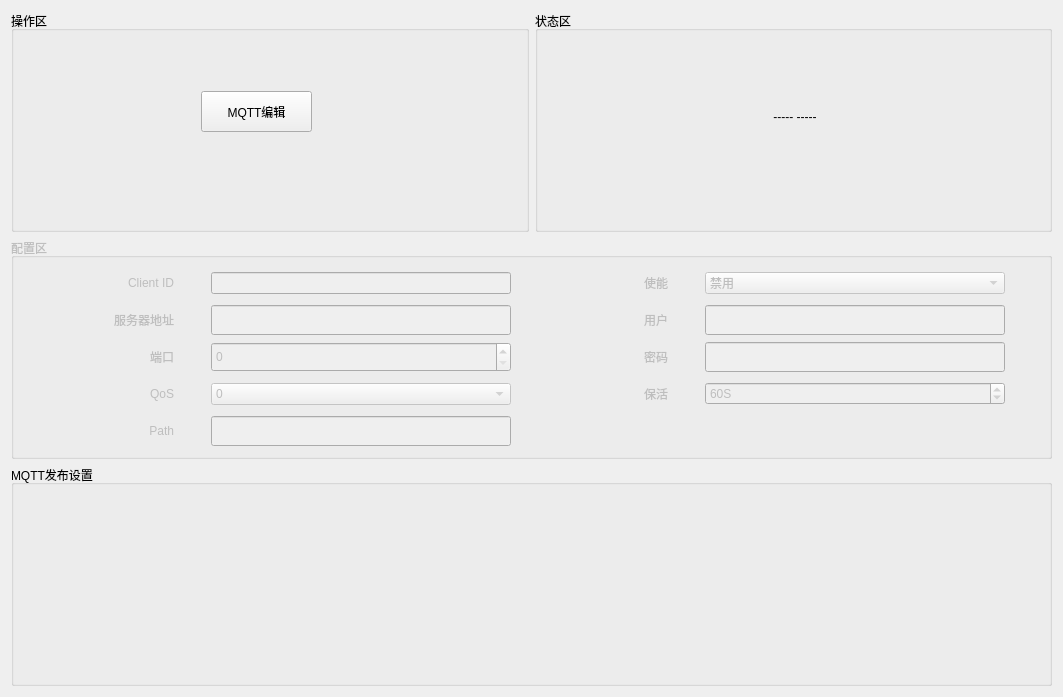
<?xml version="1.0" encoding="UTF-8"?>
<ui version="4.0">
 <class>Gui_MqttWid</class>
 <widget class="QWidget" name="Gui_MqttWid">
  <property name="geometry">
   <rect>
    <x>0</x>
    <y>0</y>
    <width>1063</width>
    <height>697</height>
   </rect>
  </property>
  <property name="windowTitle">
   <string>Form</string>
  </property>
  <layout class="QGridLayout" name="gridLayout_2">
   <item row="0" column="0">
    <widget class="QGroupBox" name="groupBox_1">
     <property name="title">
      <string>操作区</string>
     </property>
     <widget class="QPushButton" name="mqttEditBtn">
      <property name="geometry">
       <rect>
        <x>190</x>
        <y>80</y>
        <width>111</width>
        <height>41</height>
       </rect>
      </property>
      <property name="text">
       <string>MQTT编辑</string>
      </property>
     </widget>
    </widget>
   </item>
   <item row="0" column="1">
    <widget class="QGroupBox" name="groupBox_3">
     <property name="title">
      <string>状态区</string>
     </property>
     <widget class="QLabel" name="statusLab">
      <property name="geometry">
       <rect>
        <x>160</x>
        <y>40</y>
        <width>200</width>
        <height>131</height>
       </rect>
      </property>
      <property name="maximumSize">
       <size>
        <width>200</width>
        <height>16777215</height>
       </size>
      </property>
      <property name="text">
       <string>----- -----</string>
      </property>
      <property name="alignment">
       <set>Qt::AlignCenter</set>
      </property>
     </widget>
    </widget>
   </item>
   <item row="1" column="0" colspan="2">
    <widget class="QGroupBox" name="groupBox">
     <property name="enabled">
      <bool>false</bool>
     </property>
     <property name="title">
      <string>配置区</string>
     </property>
     <layout class="QGridLayout" name="gridLayout">
      <item row="0" column="0">
       <widget class="QLabel" name="label">
        <property name="minimumSize">
         <size>
          <width>60</width>
          <height>30</height>
         </size>
        </property>
        <property name="maximumSize">
         <size>
          <width>120</width>
          <height>16777215</height>
         </size>
        </property>
        <property name="text">
         <string>Client ID</string>
        </property>
        <property name="alignment">
         <set>Qt::AlignRight|Qt::AlignTrailing|Qt::AlignVCenter</set>
        </property>
       </widget>
      </item>
      <item row="0" column="1">
       <widget class="QLineEdit" name="idEdit">
        <property name="maximumSize">
         <size>
          <width>300</width>
          <height>16777215</height>
         </size>
        </property>
       </widget>
      </item>
      <item row="0" column="2">
       <widget class="QLabel" name="label_8">
        <property name="minimumSize">
         <size>
          <width>50</width>
          <height>30</height>
         </size>
        </property>
        <property name="maximumSize">
         <size>
          <width>120</width>
          <height>16777215</height>
         </size>
        </property>
        <property name="text">
         <string>使能</string>
        </property>
        <property name="alignment">
         <set>Qt::AlignRight|Qt::AlignTrailing|Qt::AlignVCenter</set>
        </property>
       </widget>
      </item>
      <item row="0" column="3">
       <widget class="QComboBox" name="dbEnBox">
        <item>
         <property name="text">
          <string>禁用</string>
         </property>
        </item>
        <item>
         <property name="text">
          <string>mqtt</string>
         </property>
        </item>
        <item>
         <property name="text">
          <string>mqtts</string>
         </property>
        </item>
        <item>
         <property name="text">
          <string>ws</string>
         </property>
        </item>
        <item>
         <property name="text">
          <string>wss</string>
         </property>
        </item>
       </widget>
      </item>
      <item row="1" column="0">
       <widget class="QLabel" name="label_7">
        <property name="minimumSize">
         <size>
          <width>0</width>
          <height>30</height>
         </size>
        </property>
        <property name="maximumSize">
         <size>
          <width>120</width>
          <height>16777215</height>
         </size>
        </property>
        <property name="text">
         <string>服务器地址</string>
        </property>
        <property name="alignment">
         <set>Qt::AlignRight|Qt::AlignTrailing|Qt::AlignVCenter</set>
        </property>
       </widget>
      </item>
      <item row="1" column="1">
       <widget class="QLineEdit" name="urlEdit">
        <property name="minimumSize">
         <size>
          <width>0</width>
          <height>30</height>
         </size>
        </property>
        <property name="maximumSize">
         <size>
          <width>300</width>
          <height>16777215</height>
         </size>
        </property>
       </widget>
      </item>
      <item row="1" column="2">
       <widget class="QLabel" name="label_3">
        <property name="minimumSize">
         <size>
          <width>50</width>
          <height>30</height>
         </size>
        </property>
        <property name="maximumSize">
         <size>
          <width>120</width>
          <height>16777215</height>
         </size>
        </property>
        <property name="text">
         <string>用户</string>
        </property>
        <property name="alignment">
         <set>Qt::AlignRight|Qt::AlignTrailing|Qt::AlignVCenter</set>
        </property>
       </widget>
      </item>
      <item row="1" column="3">
       <widget class="QLineEdit" name="userEdit">
        <property name="minimumSize">
         <size>
          <width>0</width>
          <height>30</height>
         </size>
        </property>
        <property name="maximumSize">
         <size>
          <width>300</width>
          <height>16777215</height>
         </size>
        </property>
       </widget>
      </item>
      <item row="2" column="0">
       <widget class="QLabel" name="label_5">
        <property name="minimumSize">
         <size>
          <width>0</width>
          <height>30</height>
         </size>
        </property>
        <property name="maximumSize">
         <size>
          <width>120</width>
          <height>16777215</height>
         </size>
        </property>
        <property name="text">
         <string>端口</string>
        </property>
        <property name="alignment">
         <set>Qt::AlignRight|Qt::AlignTrailing|Qt::AlignVCenter</set>
        </property>
       </widget>
      </item>
      <item row="2" column="1">
       <widget class="QSpinBox" name="portBox">
        <property name="minimumSize">
         <size>
          <width>0</width>
          <height>30</height>
         </size>
        </property>
        <property name="maximumSize">
         <size>
          <width>300</width>
          <height>16777215</height>
         </size>
        </property>
        <property name="maximum">
         <number>99999</number>
        </property>
       </widget>
      </item>
      <item row="2" column="2">
       <widget class="QLabel" name="label_4">
        <property name="minimumSize">
         <size>
          <width>0</width>
          <height>30</height>
         </size>
        </property>
        <property name="maximumSize">
         <size>
          <width>120</width>
          <height>16777215</height>
         </size>
        </property>
        <property name="text">
         <string>密码</string>
        </property>
        <property name="alignment">
         <set>Qt::AlignRight|Qt::AlignTrailing|Qt::AlignVCenter</set>
        </property>
       </widget>
      </item>
      <item row="2" column="3">
       <widget class="QLineEdit" name="pwdEdit">
        <property name="minimumSize">
         <size>
          <width>0</width>
          <height>30</height>
         </size>
        </property>
        <property name="maximumSize">
         <size>
          <width>300</width>
          <height>16777215</height>
         </size>
        </property>
        <property name="echoMode">
         <enum>QLineEdit::PasswordEchoOnEdit</enum>
        </property>
       </widget>
      </item>
      <item row="3" column="0">
       <widget class="QLabel" name="label_9">
        <property name="text">
         <string>QoS</string>
        </property>
        <property name="alignment">
         <set>Qt::AlignRight|Qt::AlignTrailing|Qt::AlignVCenter</set>
        </property>
       </widget>
      </item>
      <item row="3" column="1">
       <widget class="QComboBox" name="qosCombo">
        <property name="maximumSize">
         <size>
          <width>300</width>
          <height>16777215</height>
         </size>
        </property>
        <item>
         <property name="text">
          <string>0</string>
         </property>
        </item>
        <item>
         <property name="text">
          <string>1</string>
         </property>
        </item>
        <item>
         <property name="text">
          <string>2</string>
         </property>
        </item>
       </widget>
      </item>
      <item row="3" column="2">
       <widget class="QLabel" name="label_6">
        <property name="minimumSize">
         <size>
          <width>0</width>
          <height>30</height>
         </size>
        </property>
        <property name="maximumSize">
         <size>
          <width>120</width>
          <height>16777215</height>
         </size>
        </property>
        <property name="text">
         <string>保活</string>
        </property>
        <property name="alignment">
         <set>Qt::AlignRight|Qt::AlignTrailing|Qt::AlignVCenter</set>
        </property>
       </widget>
      </item>
      <item row="3" column="3">
       <widget class="QSpinBox" name="spinBox">
        <property name="suffix">
         <string>S</string>
        </property>
        <property name="prefix">
         <string/>
        </property>
        <property name="maximum">
         <number>9999</number>
        </property>
        <property name="value">
         <number>60</number>
        </property>
       </widget>
      </item>
      <item row="4" column="0">
       <widget class="QLabel" name="label_2">
        <property name="minimumSize">
         <size>
          <width>0</width>
          <height>30</height>
         </size>
        </property>
        <property name="maximumSize">
         <size>
          <width>120</width>
          <height>16777215</height>
         </size>
        </property>
        <property name="text">
         <string>Path</string>
        </property>
        <property name="alignment">
         <set>Qt::AlignRight|Qt::AlignTrailing|Qt::AlignVCenter</set>
        </property>
       </widget>
      </item>
      <item row="4" column="1">
       <widget class="QLineEdit" name="pathEdit">
        <property name="minimumSize">
         <size>
          <width>0</width>
          <height>30</height>
         </size>
        </property>
        <property name="maximumSize">
         <size>
          <width>300</width>
          <height>16777215</height>
         </size>
        </property>
       </widget>
      </item>
     </layout>
    </widget>
   </item>
   <item row="2" column="0" colspan="2">
    <widget class="QGroupBox" name="publishGroup">
     <property name="maximumSize">
      <size>
       <width>16777215</width>
       <height>250</height>
      </size>
     </property>
     <property name="title">
      <string>MQTT发布设置</string>
     </property>
    </widget>
   </item>
  </layout>
 </widget>
 <resources/>
 <connections/>
</ui>
